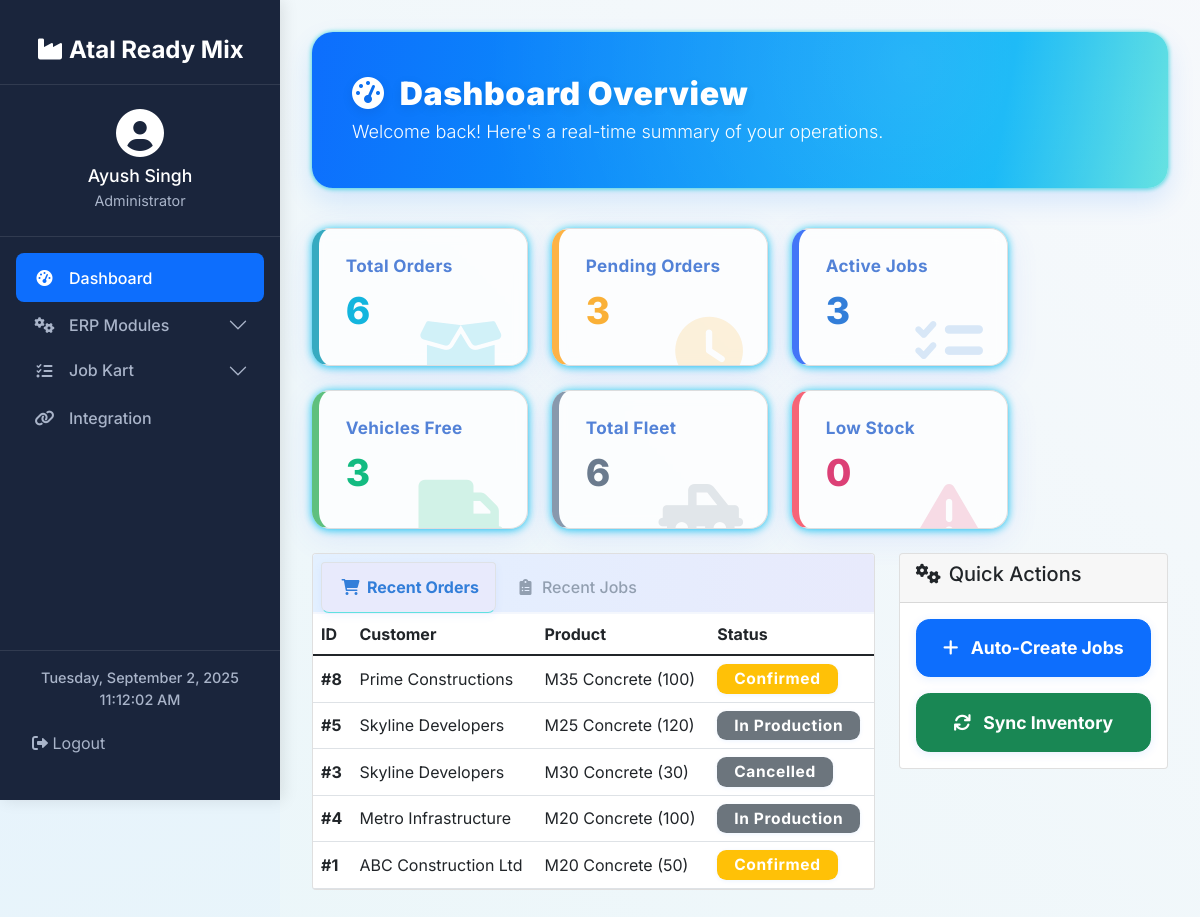
Page /dashboard (signed in) on the earlier database version.
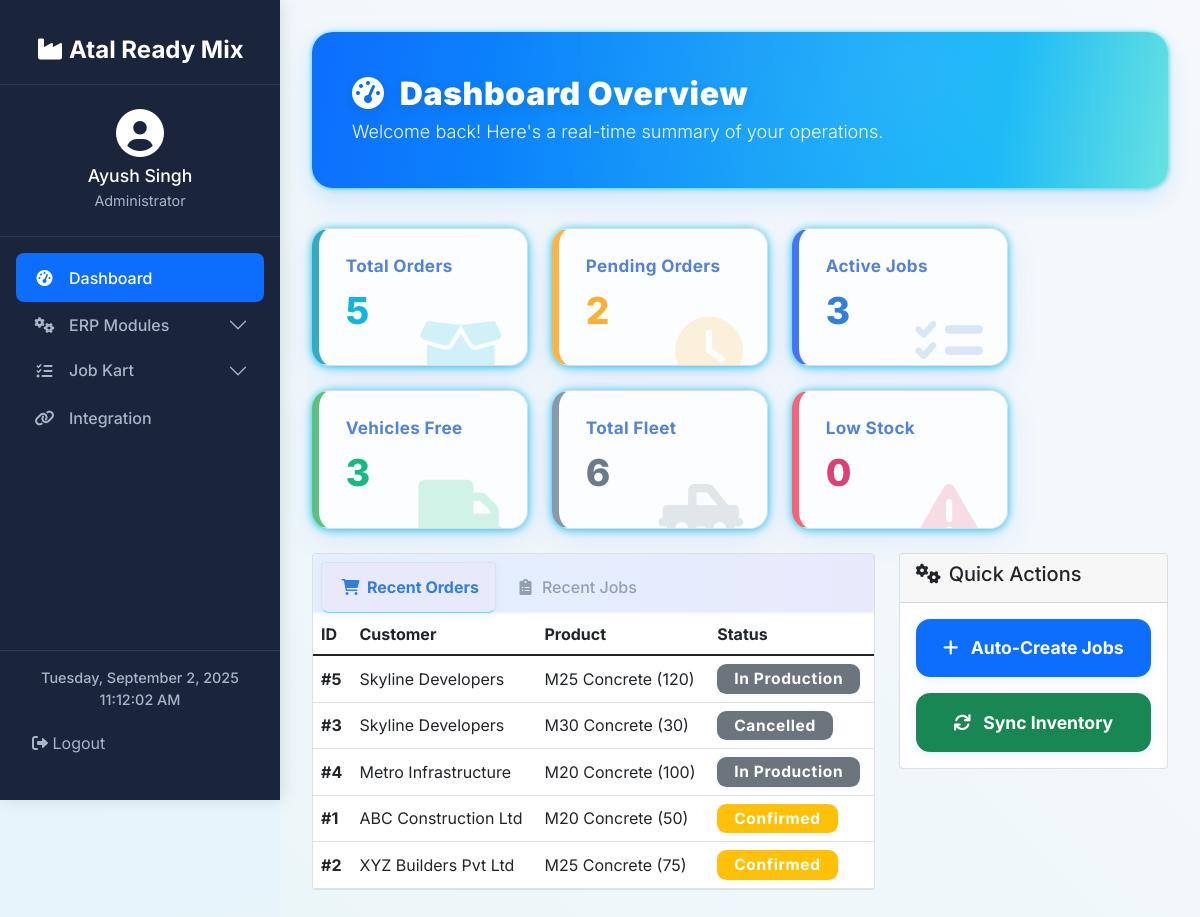
Same page on the later database version.
### tables this page shows
CREATE TABLE Orders (
    OrderID INTEGER PRIMARY KEY AUTOINCREMENT,
    CustomerID INTEGER,
    ProductID INTEGER,
    Quantity INTEGER,
    OrderDate DATE,
    DeliverySite TEXT,
    ScheduledDate DATE,
    Status TEXT,
    CreatedBy INTEGER,
    FOREIGN KEY (CustomerID) REFERENCES Customers(CustomerID),
    FOREIGN KEY (ProductID) REFERENCES Products(ProductID),
    FOREIGN KEY (CreatedBy) REFERENCES Users(UserID)
);

CREATE TABLE Customers (
    CustomerID INTEGER PRIMARY KEY AUTOINCREMENT,
    CustomerName TEXT,
    Address TEXT,
    Phone TEXT,
    Email TEXT
);

CREATE TABLE Products (
    ProductID INTEGER PRIMARY KEY AUTOINCREMENT,
    ProductName TEXT NOT NULL,
    Description TEXT,
    Unit TEXT,
    MixDesign TEXT
);

### app.py (the view)
@app.route('/dashboard')
@login_required
def dashboard():
    conn = get_db_connection()
    stats = {}
    stats['total_orders'] = (conn.execute('SELECT COUNT(*) as count FROM Orders').fetchone() or {'count': 0})['count']
    stats['pending_orders'] = (conn.execute("SELECT COUNT(*) as count FROM Orders WHERE Status IN ('Confirmed', 'Pending')").fetchone() or {'count': 0})['count']
    stats['active_jobs'] = (conn.execute("SELECT COUNT(*) as count FROM JobCards WHERE Status IN ('Open', 'In Progress')").fetchone() or {'count': 0})['count']
    stats['total_vehicles'] = (conn.execute('SELECT COUNT(*) as count FROM Vehicles').fetchone() or {'count': 0})['count']
    stats['available_vehicles'] = (conn.execute("SELECT COUNT(*) as count FROM Vehicles WHERE Status = 'Available'").fetchone() or {'count': 0})['count']
    stats['low_inventory'] = (conn.execute('SELECT COUNT(*) as count FROM Inventory WHERE CurrentStock <= Threshold').fetchone() or {'count': 0})['count']
    recent_orders = conn.execute('SELECT o.OrderID, c.CustomerName, p.ProductName, o.Quantity, o.OrderDate, o.Status FROM Orders o JOIN Customers c ON o.CustomerID = c.CustomerID JOIN Products p ON o.ProductID = p.ProductID ORDER BY o.OrderDate DESC LIMIT 5').fetchall()
    recent_jobs = conn.execute('SELECT jc.JobCardID, jc.JobType, jc.Description, jc.Status, jc.Priority, e.Name as AssignedTo FROM JobCards jc LEFT JOIN Employees e ON jc.AssignedTo = e.EmployeeID ORDER BY jc.JobCardID DESC LIMIT 5').fetchall()
    low_inventory = conn.execute('SELECT MaterialName, CurrentStock, Unit, Threshold FROM Inventory WHERE CurrentStock <= Threshold ORDER BY (CurrentStock/Threshold) ASC').fetchall()
    conn.close()
    return render_template('dashboard.html', stats=stats, recent_orders=recent_orders, recent_jobs=recent_jobs, low_inventory=low_inventory)

### app.py (called while the page is built)
def get_db_connection():
    conn = sqlite3.connect(DATABASE, timeout=10)
    conn.row_factory = sqlite3.Row
    return conn

def login_required(f):
    @wraps(f)
    def decorated_function(*args, **kwargs):
        if 'user_id' not in session:
            return redirect(url_for('login'))
        return f(*args, **kwargs)
    return decorated_function

### templates/dashboard.html (shortened to what the changed rows need)
{% extends "base.html" %}
{% block content %}
<div class="main-header">
    <h2><i class="fas fa-tachometer-alt me-2"></i> Dashboard Overview</h2>
</div>
<div class="row g-4 mb-4">
    <div class="col-lg-2 col-md-4 col-sm-6">
        <div class="card stats-card border-info-left">
            <div class="card-body">
                <h5>Total Orders</h5>
                <p class="text-info-dark">{{ stats.total_orders }}</p>
                <div class="icon text-info-dark"><i class="fas fa-box-open"></i></div>
            </div>
        </div>
    </div>
    <div class="col-lg-2 col-md-4 col-sm-6">
        <div class="card stats-card border-warning-left">
            <div class="card-body">
                <h5>Pending Orders</h5>
                <p class="text-warning-dark">{{ stats.pending_orders }}</p>
                <div class="icon text-warning-dark"><i class="fas fa-clock"></i></div>
            </div>
        </div>
    </div>
</div>
<div class="row g-4">
    <div class="col-lg-8">
        <div class="card card-table h-100">
            <div class="card-body p-0">
                <div class="tab-content">
                    <div class="tab-pane fade show active" id="orders-panel" role="tabpanel">
                        <div class="table-responsive">
                            <table class="table table-hover mb-0">
                                <thead>
                                    <tr><th>ID</th><th>Customer</th><th>Product</th><th>Status</th></tr>
                                </thead>
                                <tbody>
                                    {% for order in recent_orders %}
                                    <tr>
                                        <td><strong>#{{ order.OrderID }}</strong></td>
                                        <td>{{ order.CustomerName }}</td>
                                        <td>{{ order.ProductName }} ({{ order.Quantity }})</td>
                                        <td><span class="badge bg-{% if order.Status == 'Confirmed' %}warning{% elif order.Status == 'Delivered' %}success{% else %}secondary{% endif %}">{{ order.Status }}</span></td>
                                    </tr>
                                    {% endfor %}
                                </tbody>
                            </table>
                        </div>
                    </div>
                </div>
            </div>
        </div>
    </div>
</div>
{% endblock %}

Differences in the rows shown:
removed Orders: OrderID "8", CustomerName "Prime Constructions", ProductName "M35 Concrete", Quantity "100", Status "Confirmed"
now on this page (row unchanged): Orders: OrderID "2", CustomerName "XYZ Builders Pvt Ltd", ProductName "M25 Concrete", Quantity "75", Status "Confirmed"
Other differences:
{{ stats.total_orders }}: "6" → "5"
{{ stats.pending_orders }}: "3" → "2"
